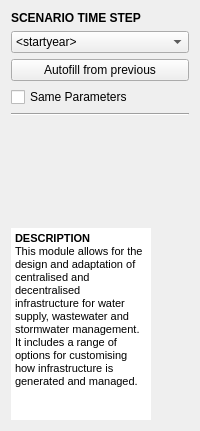
       <widget class="QWidget" name="sidebar_widget" native="true">
        <property name="sizePolicy">
         <sizepolicy hsizetype="Fixed" vsizetype="Preferred">
          <horstretch>0</horstretch>
          <verstretch>0</verstretch>
         </sizepolicy>
        </property>
        <property name="minimumSize">
         <size>
          <width>0</width>
          <height>0</height>
         </size>
        </property>
        <property name="maximumSize">
         <size>
          <width>16777215</width>
          <height>16777215</height>
         </size>
        </property>
        <layout class="QVBoxLayout" name="verticalLayout_2">
         <item>
          <widget class="QLabel" name="sidebar_title">
           <property name="text">
            <string>&lt;html&gt;&lt;head/&gt;&lt;body&gt;&lt;p&gt;&lt;span style=&quot; font-weight:600;&quot;&gt;SCENARIO TIME STEP&lt;/span&gt;&lt;/p&gt;&lt;/body&gt;&lt;/html&gt;</string>
           </property>
          </widget>
         </item>
         <item>
          <widget class="QComboBox" name="year_combo">
           <property name="minimumSize">
            <size>
             <width>100</width>
             <height>0</height>
            </size>
           </property>
           <item>
            <property name="text">
             <string>&lt;startyear&gt;</string>
            </property>
           </item>
          </widget>
         </item>
         <item>
          <widget class="QPushButton" name="autofillButton">
           <property name="text">
            <string>Autofill from previous</string>
           </property>
          </widget>
         </item>
         <item>
          <widget class="QCheckBox" name="same_params">
           <property name="text">
            <string>Same Parameters</string>
           </property>
          </widget>
         </item>
         <item>
          <widget class="Line" name="sidebar_line">
           <property name="orientation">
            <enum>Qt::Horizontal</enum>
           </property>
          </widget>
         </item>
         <item>
          <widget class="QLabel" name="module_img">
           <property name="sizePolicy">
            <sizepolicy hsizetype="Preferred" vsizetype="Fixed">
             <horstretch>0</horstretch>
             <verstretch>0</verstretch>
            </sizepolicy>
           </property>
           <property name="minimumSize">
            <size>
             <width>140</width>
             <height>100</height>
            </size>
           </property>
           <property name="maximumSize">
            <size>
             <width>140</width>
             <height>100</height>
            </size>
           </property>
           <property name="text">
            <string/>
           </property>
           <property name="pixmap">
            <pixmap resource="../graphics/ubeats.qrc">:/images/images/md_spatialmapping_general.jpg</pixmap>
           </property>
          </widget>
         </item>
         <item>
          <widget class="QTextBrowser" name="description">
           <property name="minimumSize">
            <size>
             <width>140</width>
             <height>0</height>
            </size>
           </property>
           <property name="maximumSize">
            <size>
             <width>140</width>
             <height>16777215</height>
            </size>
           </property>
           <property name="frameShape">
            <enum>QFrame::NoFrame</enum>
           </property>
           <property name="html">
            <string>&lt;!DOCTYPE HTML PUBLIC &quot;-//W3C//DTD HTML 4.0//EN&quot; &quot;http://www.w3.org/TR/REC-html40/strict.dtd&quot;&gt;
&lt;html&gt;&lt;head&gt;&lt;meta name=&quot;qrichtext&quot; content=&quot;1&quot; /&gt;&lt;style type=&quot;text/css&quot;&gt;
p, li { white-space: pre-wrap; }
&lt;/style&gt;&lt;/head&gt;&lt;body style=&quot; font-family:'MS Shell Dlg 2'; font-size:8.25pt; font-weight:400; font-style:normal;&quot;&gt;
&lt;p style=&quot; margin-top:0px; margin-bottom:0px; margin-left:0px; margin-right:0px; -qt-block-indent:0; text-indent:0px;&quot;&gt;&lt;span style=&quot; font-size:8pt; font-weight:600;&quot;&gt;DESCRIPTION&lt;/span&gt;&lt;/p&gt;
&lt;p style=&quot; margin-top:0px; margin-bottom:0px; margin-left:0px; margin-right:0px; -qt-block-indent:0; text-indent:0px;&quot;&gt;&lt;span style=&quot; font-size:8pt;&quot;&gt;This module allows for the design and adaptation of centralised and decentralised infrastructure for water supply, wastewater and stormwater management. It includes a range of options for customising how infrastructure is generated and managed.&lt;/span&gt;&lt;/p&gt;&lt;/body&gt;&lt;/html&gt;</string>
           </property>
          </widget>
         </item>
        </layout>
       </widget>
